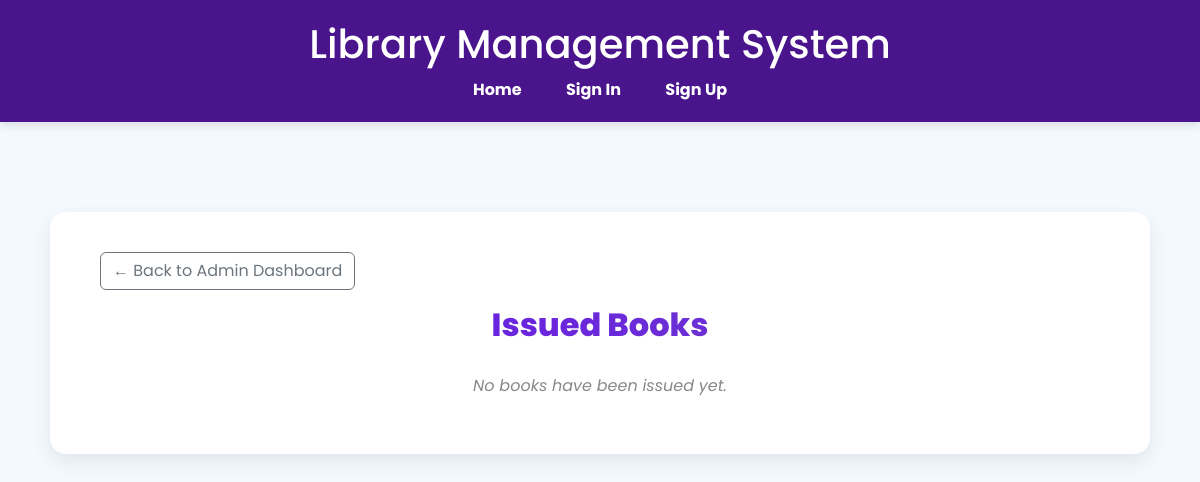
Page /issued-books/ (signed in) on the earlier database version.
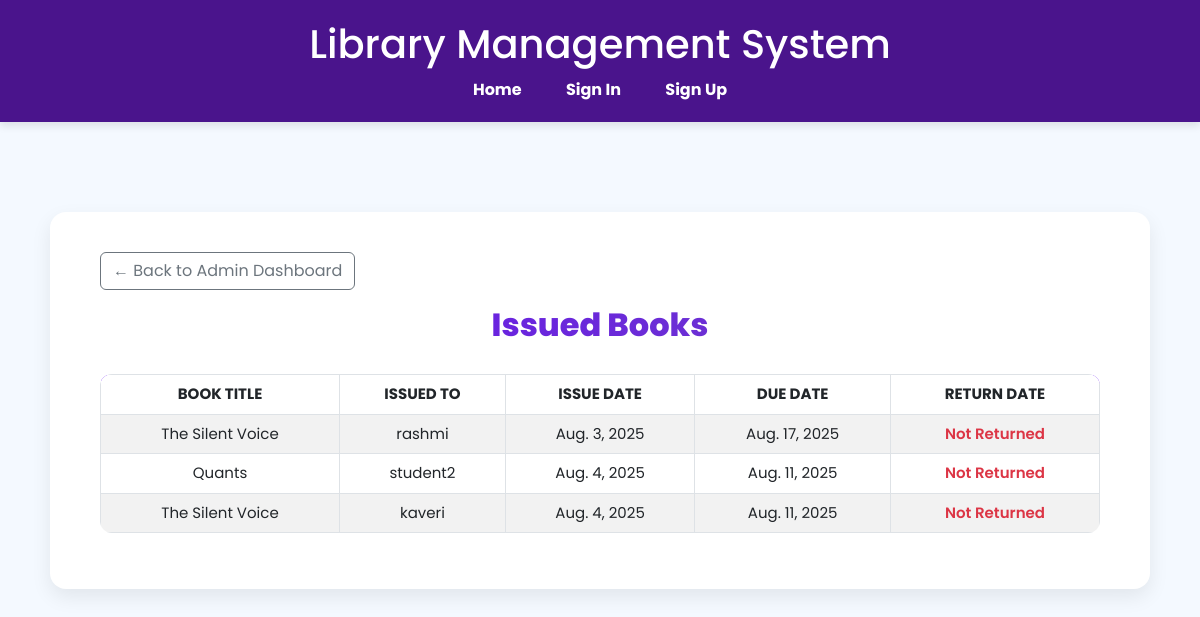
Same page on the later database version.
### base/models.py (models this page shows, shortened)
class Issue(models.Model):
    user = models.ForeignKey(User, on_delete=models.CASCADE)
    book = models.ForeignKey(Book, on_delete=models.CASCADE)
    issue_date = models.DateField(auto_now_add=True)
    due_date = models.DateField()

class Book(models.Model):
    title = models.CharField(max_length=200)
    author = models.ForeignKey(Author, on_delete=models.SET_NULL, null=True, blank=True)
    category = models.ForeignKey(Category, on_delete=models.SET_NULL, null=True, blank=True)
    isbn = models.CharField(max_length=13)
    description = models.TextField(blank=True)

### base/views.py (the view)
# urls.py: path('issued-books/', views.issued_books_view, name='issued_books'),
@login_required
def issued_books_view(request):
    issued_books = Issue.objects.select_related('book', 'user')
    returns = {r.issue.id: r.return_date for r in Return.objects.all()}
    return render(request, 'base/issued_books.html', {'issued_books': issued_books, 'returns': returns})

### base/templates/base/issued_books.html (shortened to what this page needs)
{% extends 'base/base.html' %}
{% load static %}
{% block content %}
<div class="issued-books-container">
    <div class="d-flex justify-content-start mb-3">
    <a href="{% url 'dashboard' %}" class="btn btn-outline-secondary">
        ← Back to Admin Dashboard
    </a>
</div>
    <h2 class="issued-title">Issued Books</h2>
    {% if issued_books %}
        <table class="table table-striped table-bordered">
            <thead>
                <tr>
                    <th>Book Title</th>
                    <th>Issued To</th>
                    <th>Issue Date</th>
                    <th>Due Date</th>
                    <th>Return Date</th>
                </tr>
            </thead>
            <tbody>
                {% for entry in issued_books %}
                <tr>
                    <td>{{ entry.book.title }}</td>
                    <td>{{ entry.user.username }}</td>
                    <td>{{ entry.issue_date }}</td>
                    <td>{{ entry.due_date }}</td>
                    <td>
                        {% if entry.return_date %}
                            {{ entry.return_date|date:"Y-m-d H:i" }}
                        {% else %}
                            <span class="text-danger">Not Returned</span>
                        {% endif %}
                    </td>
                </tr>
                {% endfor %}
            </tbody>
        </table>
    {% else %}
        <p class="no-books">No books have been issued yet.</p>
    {% endif %}
</div>
{% endblock %}

Differences in the rows shown:
added Issue: book "The Silent Voice", user.username "rashmi", issue_date "Aug. 3, 2025", due_date "Aug. 17, 2025"
added Issue: book "Quants", user.username "student2", issue_date "Aug. 4, 2025", due_date "Aug. 11, 2025"
added Issue: book "The Silent Voice", user.username "kaveri", issue_date "Aug. 4, 2025", due_date "Aug. 11, 2025"
Other differences:
text no longer shown: "No books have been issued yet."
text now shown: "BOOK TITLE ISSUED TO ISSUE DATE DUE DATE RETURN DATE"
